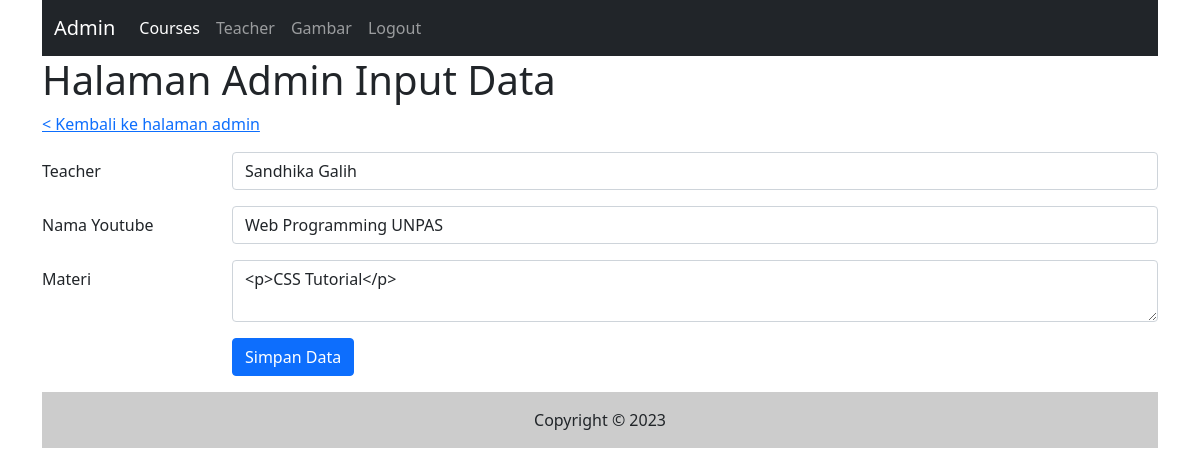
The app's page /admin/halaman_input.php?id=5 (signed in) with its own data.
### tables this page shows
CREATE TABLE `courses` (
  `id` int(11) NOT NULL,
  `teacher` varchar(255) NOT NULL,
  `namayoutube` varchar(255) NOT NULL,
  `materi` text NOT NULL
);

### admin/halaman_input.php (the view, shortened to what this page needs)
<?php include("inc_header.php") ?>
<?php
$teacher = "";
$namayoutube = "";
$materi = "";
if (isset($_GET['id'])) {
    $id = $_GET['id'];
} else {
    $id = "";
}
if ($id != "") {
    $sql1   = "SELECT * FROM courses WHERE id = '$id'";
    $q1     = mysqli_query($koneksi, $sql1);
    $r1     = mysqli_fetch_array($q1);
    if ($r1) {
        $teacher = $r1['teacher'];
        $namayoutube = $r1['namayoutube'];
        $materi = $r1['materi'];
    } else {
        $error = "Data tidak ditemukan";
    }
}
?>
<h1>Halaman Admin Input Data</h1>
<div class="mb-3 row">
    <a href="halaman.php">
        < Kembali ke halaman admin</a>
</div>
<form action="" method="post">
    <div class="mb-3 row">
        <label for="teacher" class="col-sm-2 col-form-label">Teacher</label>
        <div class="col-sm-10">
            <input type="text" class="form-control" id="teacher" value="<?php echo $teacher ?>" name="teacher">
        </div>
    </div>
    <div class="mb-3 row">
        <label for="namayoutube" class="col-sm-2 col-form-label">Nama Youtube</label>
        <div class="col-sm-10">
            <input type="text" class="form-control" id="namayoutube" value="<?php echo $namayoutube ?>" name="namayoutube">
        </div>
    </div>
    <div class="mb-3 row">
        <label for="materi" class="col-sm-2 col-form-label">Materi</label>
        <div class="col-sm-10">
            <textarea name="materi" class="form-control" id="summernote"><?php echo $materi ?></textarea>
        </div>
    </div>
    <div class="mb-3 row">
        <div class="col-sm-2"></div>
        <div class="col-sm-10">
            <input type="submit" name="simpan" value="Simpan Data" class="btn btn-primary" />
        </div>
    </div>
</form>
<?php include("inc_footer.php") ?>

### records on screen
courses: teacher "Sandhika Galih", namayoutube "Web Programming UNPAS", materi "<p>CSS Tutorial</p>"
